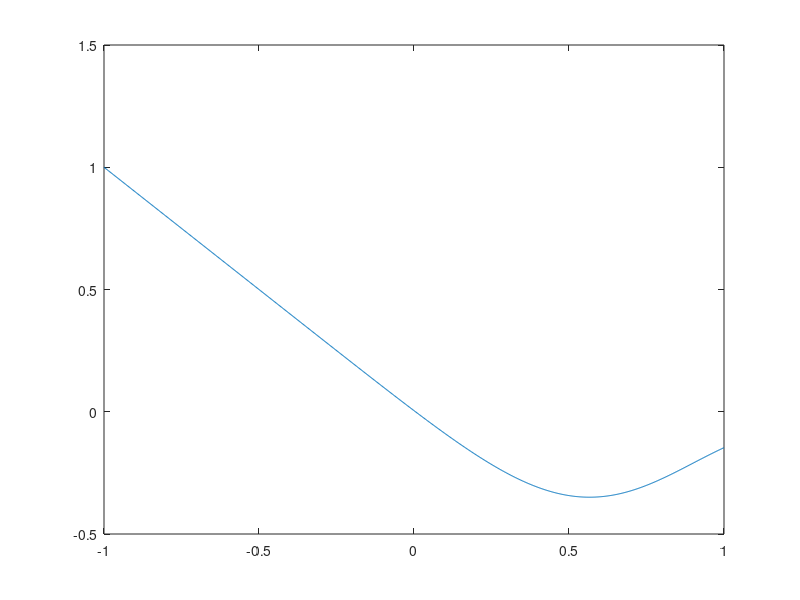

The MATLAB script that drew this image: (Note: this script raises an error after producing the figure.)
%% Clean
clear all, close all, clc;

%% Parameters 
alpha = 10; theta  = 0.9; D = 0.1; B = 0.4; A = 1.0; u0Max = 5; u0Alpha = 0.25; L = 10*pi;

%% Funcion handle for the synaptic kernel
wFun = @(x) A*exp(-B*abs(x)).*(B*sin(abs(x)) + cos(x) );

%% Funcion handles for the firing rates function (particles and mean field)
phi = @(x) 0.5*(1+erf(x/sqrt(2)));
f = @(u) phi(alpha*(u-theta));
S = @(u) phi(alpha*(u-theta)./sqrt(1+alpha^2*D));

%% Find homogeneous steady state
W0 = integral(wFun, -inf,inf);
G = @(u) -u +W0*S(u);
u = linspace(-1,1,1000);
plot(u,G(u));
uStar = 0.2;
uStar = fsolve(G,uStar)


%% Function handle for initial condition
u0Fun = @(x) uStar + u0Max./cosh(u0Alpha*x);

%% Mean field grid
q = 2^7; dx = 2*L/q; x = -L+[0:q-1]'*dx;

%% Number of particles and particles grid (their ratio must be a multiplee of 2)
r = 2^3; n = q*r; dxi = 2*L/n; xi = -L+[0:n-1]'*dxi;

%% Kerenel's FFT in both mean field and particle system
wHatXi = fft(wFun(xi));
wHatX  = fft(wFun(x));

%% Function handle for the particle system
sigma = sqrt(2*D);
a = @(t,u) NeuralFieldFFT(u,wHatXi,f,dxi);
b = @(t,u) sigma*eye(length(u));

%% Function handle for the mean field
rhs = @(t,u) NeuralFieldFFT(u,wHatX,S,dx);

%% Initial condition (critical wavelength) and time span
dt = 0.1;
tspan = [0:dt:35];  % Here dt is used only for plotting, does not affect numerics
u0 = u0Fun(x);

%% Timestep mean field
[tmf,Umf] = ode45(rhs,tspan,u0);

%% Plot
figure;
subplot(2,2,[1,3]);
[X,T] = meshgrid(x,tmf);
surf(X,T,Umf); shading interp; caxis([-2 2]); view([0 90]); 
shading interp; xlabel('x'); ylabel('t'); zlabel('u(x,t)');
axis tight; colorbar;
drawnow;

%% Euler-Maruyama function handles for model dU = a(t,U)dt + b(t,U)dW
tspan = [0 35];
dt = 0.1; 
u0 = u0Fun(xi);
[~,~,t,U] = EulerMaruyama(a,b,tspan,u0,dt);

subplot(2,2,[2,4]);
[XI,T] = meshgrid(xi,t);
surf(XI,T,U); shading interp; caxis([-2 2]); view([0 90]); 
shading interp; xlabel('x'); ylabel('t'); zlabel('u(x,t)');
axis tight; colorbar;

rVals = 2.^[0:14];
kVals = [0:20];

%% Error plot
eVals = zeros(length(rVals),length(kVals));
uX = Umf(end,:)'; 
for i = 1:length(rVals)

  %% Number of particles and particles grid (their ratio must be a multiple of 2)
  r = rVals(i); n = q*r; dxi = 2*L/n; xi = -L+[0:n-1]'*dxi;

  %% Kerenel's FFT in both mean field and particle system
  wHatXi = fft(wFun(xi));

  %% Function handle for the particle system
  sigma = sqrt(2*D);
  a = @(t,u) NeuralFieldFFT(u,wHatXi,f,dxi);
  b = @(t,u) sigma*speye(length(u));

  %% Euler-Maruyama function handles for model dU = a(t,U)dt + b(t,U)dW
  tspan = [0 35];
  dt = 0.1; 
  u0 = u0Fun(xi);
  disp('TimeStep...');
  [t,U] = EulerMaruyama(a,b,tspan,u0,dt);
  disp('Done');

  % subplot(3,2,[1,3]);
  % [X,T] = meshgrid(x,tmf);
  % surf(X,T,Umf); shading interp; caxis([-2 2]); view([0 90]); 
  % shading interp; xlabel('x'); ylabel('t'); zlabel('u(x,t)');
  % axis tight; colorbar;
  % drawnow;

  % subplot(3,2,[2,4]);
  % [XI,T] = meshgrid(xi,t);
  % surf(XI,T,U); shading interp; caxis([-2 2]); view([0 90]); 
  % shading interp; xlabel('x'); ylabel('t'); zlabel('u(x,t)');
  % axis tight; colorbar;

  % %% Fourier coefficients
  % uXi = U(end,:)'; 
  uXi = U'; 
  for l = 1:length(kVals)
    k = kVals(l);
    eVals(i,l) = abs( dxi*sum(exp(1i*k*pi/L*xi).*uXi) - dx*sum(exp(1i*k*pi/L*x).*uX) )
  end

  % subplot(3,2,[5,6]);
  figure, hold on;
  % title(['n =' num2str(n)]);
  greyNord = '#D8DEE9';
  blueNord = '#5E81AC';
  redNord = '#B48EAD';
  greenNord = '#A3BE8C';

  plot(xi,uXi,'color',greenNord,'linewidth',1);
  plot(x,uX,'color',blueNord,'linewidth',3);
  box on; axis tight; xlim = ([-L L]); ylim = ([-2.5 4]);
  fileName = sprintf('Figures/profile_n_%07i.eps',n);
  set(gca,'XTickLabel',[]); set(gca,'YTickLabel',[]);
  % exportgraphics(gcf,fileName,'resolution',600);
  set(gcf, 'color', 'none');    
  set(gca, 'color', 'none');
  exportgraphics(gcf,fileName,'ContentType','vector','BackgroundColor','none');
  drawnow;
  % pause

end
figure;
nVals = q*rVals; axis tight; ylim = ([1e-4 1e2]);
loglog(nVals,eVals,'*-',nVals,nVals.^(-0.5));
% legend({'k = 0',...
%         'k = 1', 'k = 2', 'k = 3', 'k = 4', 'k = 5', 'k = 6', ... 
%         'k = 7', 'k = 8', 'k = 9', 'k =10', 'k =11', 'k =12'});

